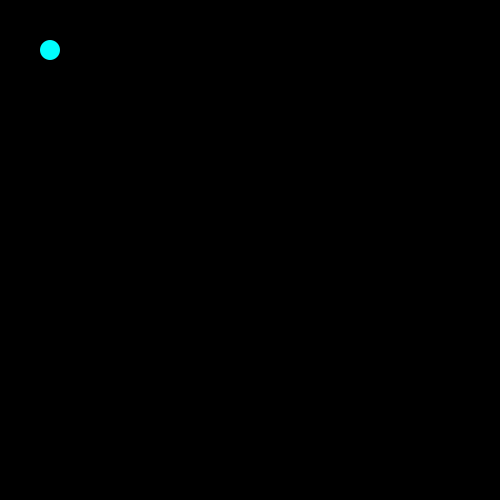
Frame 1 (no input)
Frame 60 (the mouse pressed at the canvas centre just before this capture): blank canvas, image omitted
Frame 120 (the mouse held since frame 60 and released just before this capture): blank canvas, image omitted

The Processing sketch that drew this single still picture (run headless with seeded random() and noise(); from frame 60 on, the mouse is pressed at the canvas centre):

// Processing sketch: morevectorpractice
// ── morevectorpractice.pde
// Non-static (lerp on a specific vector)

PVector current;
PVector target;
float interp = 0.1;

void setup() {
  size(500, 500);
  current = new PVector(0.0, 0.0);
  target = new PVector(500.0, 500.0);

}

void draw() {
  background(0);
  fill(0, 255, 255);
  noStroke();

  current.lerp(target, interp);
  ellipse(current.x, current.y, 20, 20);
 // interp += 0.0001;
  println(interp);
}
